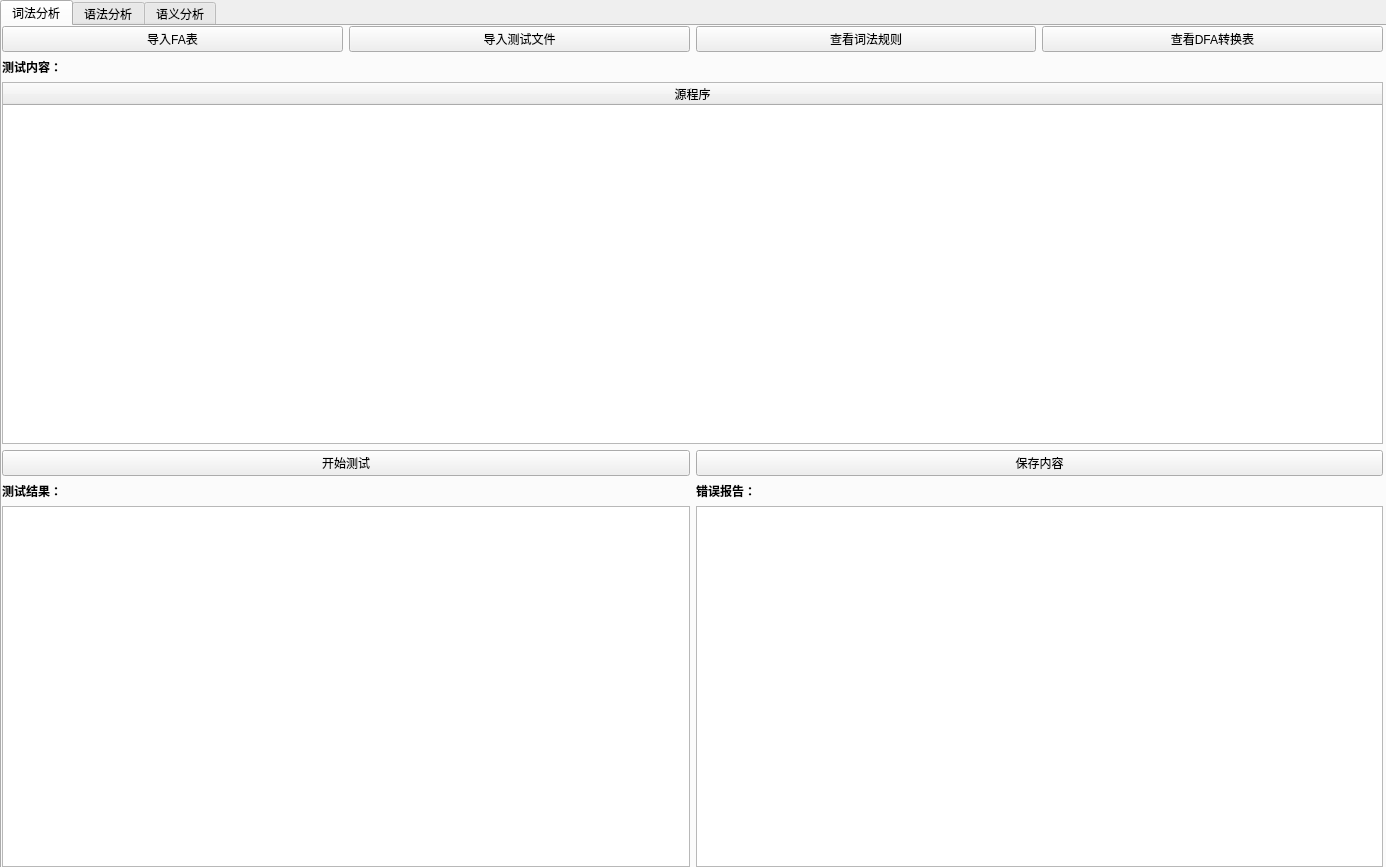
<?xml version="1.0" encoding="UTF-8"?>
<ui version="4.0">
 <class>Form</class>
 <widget class="QWidget" name="Form">
  <property name="geometry">
   <rect>
    <x>0</x>
    <y>0</y>
    <width>1386</width>
    <height>867</height>
   </rect>
  </property>
  <property name="windowTitle">
   <string>Form</string>
  </property>
  <widget class="QTabWidget" name="lexicalanalys">
   <property name="geometry">
    <rect>
     <x>0</x>
     <y>0</y>
     <width>1561</width>
     <height>891</height>
    </rect>
   </property>
   <property name="font">
    <font>
     <italic>false</italic>
    </font>
   </property>
   <property name="mouseTracking">
    <bool>true</bool>
   </property>
   <property name="currentIndex">
    <number>0</number>
   </property>
   <widget class="QWidget" name="tab">
    <property name="font">
     <font>
      <weight>50</weight>
      <italic>false</italic>
      <bold>false</bold>
     </font>
    </property>
    <attribute name="title">
     <string>词法分析</string>
    </attribute>
    <widget class="QWidget" name="layoutWidget">
     <property name="geometry">
      <rect>
       <x>0</x>
       <y>0</y>
       <width>1381</width>
       <height>841</height>
      </rect>
     </property>
     <layout class="QVBoxLayout" name="verticalLayout_3">
      <property name="sizeConstraint">
       <enum>QLayout::SetMaximumSize</enum>
      </property>
      <item>
       <layout class="QHBoxLayout" name="horizontalLayout">
        <item>
         <widget class="QPushButton" name="importFAtablepushButton">
          <property name="text">
           <string>导入FA表</string>
          </property>
         </widget>
        </item>
        <item>
         <widget class="QPushButton" name="importtestfilepushButton">
          <property name="text">
           <string>导入测试文件</string>
          </property>
         </widget>
        </item>
        <item>
         <widget class="QPushButton" name="showlexicalrulespushButton">
          <property name="text">
           <string>查看词法规则</string>
          </property>
         </widget>
        </item>
        <item>
         <widget class="QPushButton" name="showDFAtablepushButton">
          <property name="text">
           <string>查看DFA转换表</string>
          </property>
         </widget>
        </item>
       </layout>
      </item>
      <item>
       <layout class="QVBoxLayout" name="verticalLayout">
        <item>
         <widget class="QLabel" name="label">
          <property name="text">
           <string>&lt;html&gt;&lt;head/&gt;&lt;body&gt;&lt;p&gt;&lt;span style=&quot; font-weight:600;&quot;&gt;测试内容：&lt;/span&gt;&lt;/p&gt;&lt;/body&gt;&lt;/html&gt;</string>
          </property>
         </widget>
        </item>
        <item>
         <widget class="QTableWidget" name="tableWidget">
          <property name="rowCount">
           <number>0</number>
          </property>
          <property name="columnCount">
           <number>1</number>
          </property>
          <attribute name="horizontalHeaderCascadingSectionResizes">
           <bool>false</bool>
          </attribute>
          <attribute name="horizontalHeaderStretchLastSection">
           <bool>true</bool>
          </attribute>
          <column>
           <property name="text">
            <string>源程序</string>
           </property>
          </column>
         </widget>
        </item>
       </layout>
      </item>
      <item>
       <layout class="QHBoxLayout" name="horizontalLayout_2">
        <item>
         <widget class="QPushButton" name="begintestpushButton">
          <property name="text">
           <string>开始测试</string>
          </property>
         </widget>
        </item>
        <item>
         <widget class="QPushButton" name="savecontentpushButton">
          <property name="text">
           <string>保存内容</string>
          </property>
         </widget>
        </item>
       </layout>
      </item>
      <item>
       <layout class="QVBoxLayout" name="verticalLayout_2">
        <item>
         <layout class="QHBoxLayout" name="horizontalLayout_4">
          <item>
           <widget class="QLabel" name="label_2">
            <property name="text">
             <string>&lt;html&gt;&lt;head/&gt;&lt;body&gt;&lt;p&gt;&lt;span style=&quot; font-weight:600;&quot;&gt;测试结果：&lt;/span&gt;&lt;/p&gt;&lt;/body&gt;&lt;/html&gt;</string>
            </property>
           </widget>
          </item>
          <item>
           <widget class="QLabel" name="label_3">
            <property name="text">
             <string>&lt;html&gt;&lt;head/&gt;&lt;body&gt;&lt;p&gt;&lt;span style=&quot; font-weight:600;&quot;&gt;错误报告：&lt;/span&gt;&lt;/p&gt;&lt;/body&gt;&lt;/html&gt;</string>
            </property>
           </widget>
          </item>
         </layout>
        </item>
        <item>
         <layout class="QHBoxLayout" name="horizontalLayout_3">
          <item>
           <widget class="QTextBrowser" name="textBrowser"/>
          </item>
          <item>
           <widget class="QTextBrowser" name="textBrowser_2"/>
          </item>
         </layout>
        </item>
       </layout>
      </item>
     </layout>
    </widget>
   </widget>
   <widget class="QWidget" name="tab_2">
    <attribute name="title">
     <string>语法分析</string>
    </attribute>
   </widget>
   <widget class="QWidget" name="tab_3">
    <attribute name="title">
     <string>语义分析</string>
    </attribute>
   </widget>
  </widget>
 </widget>
 <resources/>
 <connections/>
</ui>
